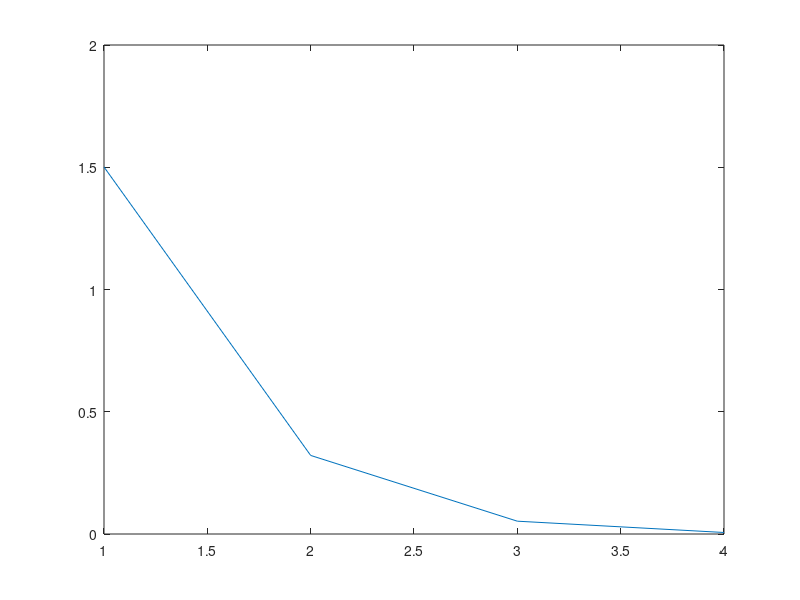

Reproduce this figure in MATLAB.
%%
%%Variables and constants:
clear all;
tresh = 0.01;
dif = 99999999;
%A = [1 0 0 0 ; 0 1 0 0 ; 0 0 1 0 ; 0 0 0 1];
A = [10 1 1 2; 2 10 2 3 ; 2 1 10 1 ; 3 4 1 10];

B = [10; 10; 10; 10];
X = [0; 0; 0; 0];

%%
%%DLU decomposition:

[m,n] = size(A); %TODO: m should be equal to n anyway, right?
D = zeros(m,n);
L = zeros(m,n);
U = zeros(m,n);

for i = 1:m
    for j = 1:n
        if i == j
            D(i,j) = A(i,j);
        end
        if i > j
            L(i,j) = -A(i,j);
        end
        if i < j
            U(i,j) = -A(i,j);
        end
    end
end

%(D-L)^(-1)
DmLi = inv(D-L);
%%
%%Processing:
idx = 1;
while dif > tresh
   old = X;
   X = DmLi*U*X + DmLi*B;
    
   dif = norm(X - old);   
   conv(idx) = dif;
   idx = idx+1;
end

plot(conv)
%%
%%Debug, if the solution is correct DBG should be near zero.
DBG = X - A\B